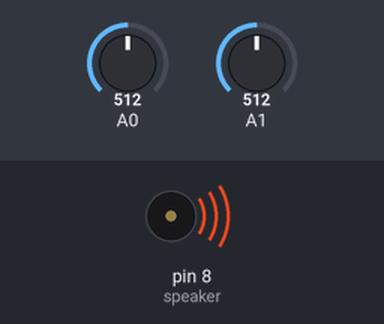
This sketch was run on a simulated Arduino Uno, built with avr-gcc and run on an emulated ATmega328P. Parts: buzzer (waves = sounding). The test bench sets the inputs (shaded band); at power-on: A0 = 512, A1 = 512.

Above: at 1.2 s.
1.3 s: A0 set to 716
At 3.09 s:
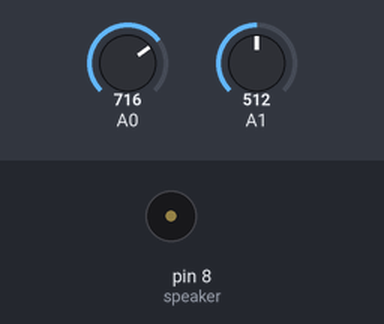
4.3 s: A1 set to 716
7.2 s: A1 set to 900
10.2 s: A1 set to 1023
Timing chart, 0 to 14.2 s (numbered marks = the images above; inputs shaded):
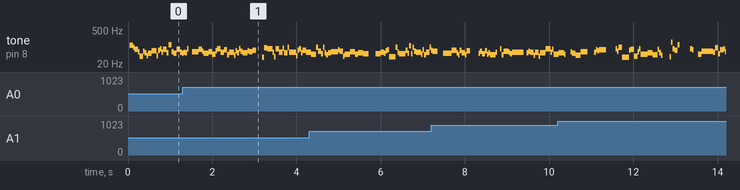

The sketch:

theremin_dx.ino
```cpp
int speaker = 8;
int previousValue;

void setup()
{
    pinMode(speaker, OUTPUT);
}

void loop()
{
    int delayTime = analogRead(A0) * 4;
    float timbre = (float)analogRead(A1);
    float ratio = timbre / 1024.0;

    delayTime = ((delayTime - previousValue) * 0.1 + previousValue) * 2;

    digitalWrite(speaker, 1);
    delayMicroseconds(delayTime * ratio);
    digitalWrite(speaker, 0);
    delayMicroseconds(delayTime * (1.0 - ratio));

    previousValue = delayTime;
}
```

Measured:
- by itself, tone on pin 8 (speaker): plays 59 Hz for 0.12 s, 50 Hz for 0.04 s, 63 Hz for 0.04 s, 56 Hz for 0.08 s, 45 Hz for 0.12 s, 64 Hz for 0.16 s … (40 notes in this stretch)
